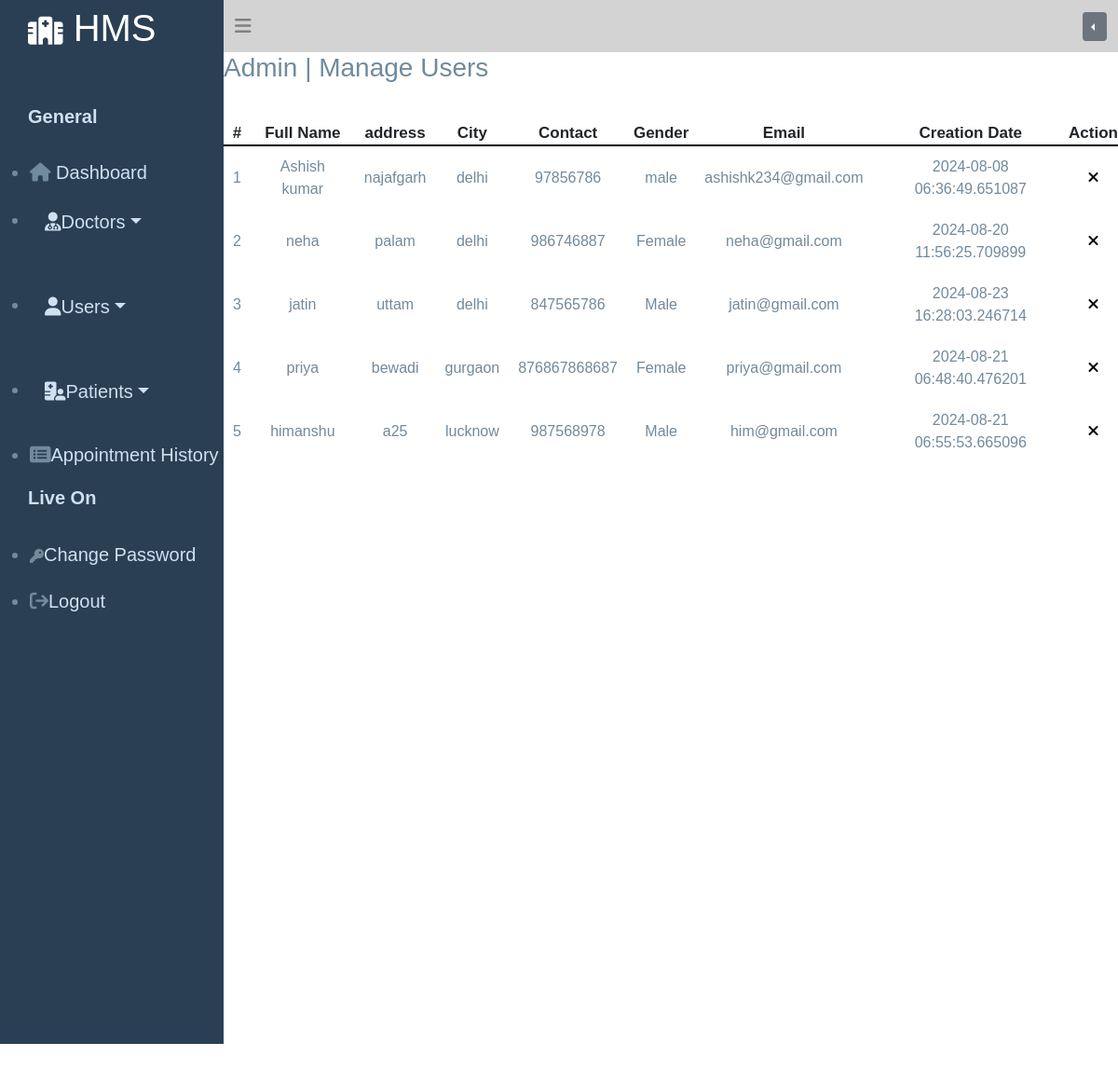
/manage_user.php (signed in), run on the app's committed database.
### tables this page shows
CREATE TABLE `users` (
  `id` int(11) NOT NULL,
  `fullname` varchar(20) NOT NULL,
  `address` varchar(50) NOT NULL,
  `city` varchar(20) NOT NULL,
  `number` bigint(10) NOT NULL,
  `gender` varchar(10) NOT NULL,
  `email` varchar(20) NOT NULL,
  `password` varchar(20) NOT NULL,
  `date` timestamp(6) NOT NULL DEFAULT current_timestamp(6) ON UPDATE current_timestamp(6)
);

### logic.php (called while the page is built, shortened)
<?php
class mydb{
  function dbconct(){
      $this->host="127.0.0.1";
      $this->username="root";
      $this->password="";
      $this->dbname="hosp";
      $myconn=new mysqli($this->host,$this->username,$this->password,$this->dbname);
      return $myconn;
        }
  }
  class myselectquery2 extends mydb{
    public function slctdt2($table2){
      $data2="SELECT * FROM $table2";
      $slct_query2=$this->dbconct()->query($data2);
      if($slct_query2->num_rows>0){
       while($final=$slct_query2->fetch_assoc()){
          $getfinal[]=$final;
       }
       return $getfinal;
      }
    }
  }
?>

### manage_user.php (the view, shortened to what this page needs)
<!DOCTYPE html>
<html lang="en">
<head>
  <link rel="stylesheet" href="style.css">
  <link rel="stylesheet" href="https://cdnjs.cloudflare.com/ajax/libs/font-awesome/6.6.0/css/all.min.css" />
  <link href="https://cdn.jsdelivr.net/npm/bootstrap@5.0.2/dist/css/bootstrap.min.css" rel="stylesheet">
</head>
<body>
<div class="sidebar">
  <?php
  include "logic.php";
  include "admin_sidebar.php";
   ?>
</div>
<div class="navb">
  <div class="bar">
<?php include "admin_header.php"; ?>
</div>
<div class="data">
<h3 style="color:rgb(113,138,156)">Admin | Manage Users</h3>
<div class="doc_spclz">
<?php
$myobj=new myselectquery2();
$table2="users";
$cnt=1;
$slct=$myobj->slctdt2($table2);
if(isset($slct[0])){
  echo '<table class="data_table">';
  echo '
    <tr>
    <th>#</th>
    <th>Full Name</th>
    <th>address</th>
    <th>City</th>
    <th>Contact</th>
    <th>Gender</th>
    <th>Email</th>
    <th>Creation Date</th>
    <th>Action</th>
    </tr>
  ';
  foreach($slct as $get){
    echo '
    <tr>
    <td>'.$cnt.'</td>
    <td>'.$get['fullname'].'</td>
    <td>'.$get['address'].'</td>
    <td>'.$get['city'].'</td>
    <td>'.$get['number'].'</td>
    <td>'.$get['gender'].'</td>
    <td>'.$get['email'].'</td>
    <td>'.$get['date'].'</td>
    <td><a href="logic.php?idd='.$get['id'].'"><button onclick="return checkdeleteu()"><i class="fa-solid fa-xmark"></i></button></a></td>
    </tr>
    ';
    $cnt=$cnt+1;
  }
  echo '</table>';
}
?>
</div>
</div>
</div>
</body>
</html>

### admin_sidebar.php (shortened to what this page needs)
<div class="head"><i class="fa-solid fa-hospital" style="font-size:30px;"></i> HMS</div>
<div class="side_menu">
<span>General</span>
<ul>
  <li><a href="admin_dashboard.php"><i class="fa fa-home"></i> Dashboard</a></li>
<li><button class="btn btn-primary btn-lg dropdown-toggle" id="doc"><i class="fa-solid fa-user-doctor"></i>Doctors</button></li>
<br/>
<li><button class="btn btn-primary btn-lg dropdown-toggle" id="user" data-bs-toggle="dropdown" aria-expanded="false">
  <i class="fa-solid fa-user"></i>Users</button></li>
<br/>
<li><button class="btn btn-primary btn-lg dropdown-toggle" data-bs-toggle="dropdown" aria-expanded="false" id="patient"><i class="fa-solid fa-hospital-user"></i>Patients</button></li>
<li><div class="apoint_hist"><a href="admin_apoint_hist.php"><i class="fa fa-list-alt"></i>Appointment History</a></div></li>
</ul>
<div class="menu_live">
  <span>Live On</span>
  <ul>
    <li><a href="admin_chng_paswrd.php"><i class="fa fa-key"></i>Change Password</a></li>
    <li><form action="logic.php" method="post"><i class="fa fa-sign-out"></i><input type="submit" value="Logout" name="adlogout"></form></li>
  </ul>
</div>
</div>

### admin_header.php (shortened to what this page needs)
<div class="nv">
  <nav class="navbar" style="background-color:lightgrey;">
    <div class="container-fluid" style="width:100%; height:100%;">
      <a class="navbar-brand" href="#"><i class="fa-solid fa-bars" style="color:gray;"></i></a>
      <div class="btn-group dropstart">
  <button type="button" class="btn btn-secondary btn-sm dropdown-toggle" data-bs-toggle="dropdown" aria-expanded="false">
  </button>
</div>
    </div>
  </nav>
</div>

### style.css (style rules this page uses)
* { margin:0; padding:0; font-family: Arial, Helvetica, sans-serif; }
.sidebar { color:rgb(113, 138, 156); width:20%; height: 70rem; float:left; background-color:rgb(42, 63, 84); }
.side_menu { height: 150vh; margin-top:50px; font-size: 20px; }
.side_menu ul li button { background:transparent; color:rgb(207, 225, 240); border:transparent; width:95%; text-align: left; }
.side_menu ul li { margin-top:15px; }
.side_menu span { color:rgb(207, 225, 240); margin-left:30px; font-size:20px; font-weight: bold; }
.side_menu a { text-decoration: none; color:rgb(207, 225, 240); font-size:20px; }
.side_menu a i { color:rgb(113, 138, 156); margin-top:20px; font-size:20px; }
.menu_live { height: 200px; color:rgb(207, 225, 240); }
.menu_live ul li { margin-top:20px; color:rgb(113, 138, 156); }
.menu_live span { color:rgb(207, 225, 240); margin-left:30px; font-size:20px; font-weight: bold; }
.menu_live a { text-decoration: none; color:rgb(207, 225, 240); font-size:20px; }
.menu_live a i { color:rgb(113, 138, 156); margin-top:20px; font-size:15px; }
.menu_live form { color:rgb(113, 138, 156); font-size: 20px; }
.menu_live input { background-color: transparent; border: transparent; color:rgb(207, 225, 240); }
.head { color:white; font-size: 40px; margin-left:30px; }
.navb { width:80%; height:60rem; float: left; }
.doc_spclz { margin-top:40px; }
.data_table { width:100%; }
.data_table th { border-bottom:2px solid black; text-align: center; font-size:17px; }
.data_table td { text-align: center; padding:10px 10px; color:rgb(113, 138, 156); }
.data_table td button { background-color: white; border: white; }

### data on the page
users: fullname "Ashish kumar", address "najafgarh", city "delhi", number "97856786", gender "male", email "ashishk234@gmail.com", date "2024-08-08 06:36:49.651087"
users: fullname "neha", address "palam", city "delhi", number "986746887", gender "Female", email "neha@gmail.com", date "2024-08-20 11:56:25.709899"
users: fullname "jatin", address "uttam", city "delhi", number "847565786", gender "Male", email "jatin@gmail.com", date "2024-08-23 16:28:03.246714"
users: fullname "priya", address "bewadi", city "gurgaon", number "876867868687", gender "Female", email "priya@gmail.com", date "2024-08-21 06:48:40.476201"
users: fullname "himanshu", address "a25", city "lucknow", number "987568978", gender "Male", email "him@gmail.com", date "2024-08-21 06:55:53.665096"
